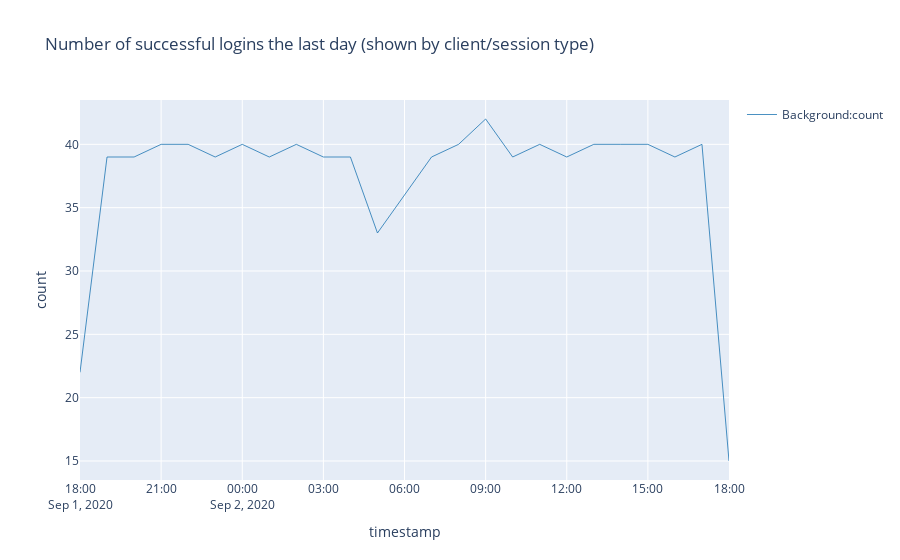

Notebook cell for this chart:
### Code cell
%%kql
let _aadTenantId = aadTenantId;
let _environmentName = environmentName;
traces
| where 1==1 
    and customDimensions.aadTenantId == _aadTenantId
    and customDimensions.environmentName == _environmentName
    and customDimensions.eventId == 'RT0004'
    and timestamp > ago(1d)
| extend clientType = tostring( customDimensions.clientType )
| summarize count=count() by clientType, bin(timestamp, 1h)
| render timechart title= 'Number of successful logins the last day (shown by client/session type)'

### Figure 1 — Plotly figure (JSON) as saved in the notebook; plotly's stock layout.template omitted (floating-point values rounded to 4 significant figures)
{"data": [{"line": {"color": "rgb(31, 118, 179)", "width": 1}, "name": "Background:count", "opacity": 0.8, "type": "scatter", "x": ["2020-09-01T18:00:00+00:00", "2020-09-01T19:00:00+00:00", "2020-09-01T20:00:00+00:00", "2020-09-01T21:00:00+00:00", "2020-09-01T22:00:00+00:00", "2020-09-01T23:00:00+00:00", "2020-09-02T00:00:00+00:00", "2020-09-02T01:00:00+00:00", "2020-09-02T02:00:00+00:00", "2020-09-02T03:00:00+00:00", "2020-09-02T04:00:00+00:00", "2020-09-02T05:00:00+00:00", "2020-09-02T06:00:00+00:00", "2020-09-02T07:00:00+00:00", "2020-09-02T08:00:00+00:00", "2020-09-02T09:00:00+00:00", "2020-09-02T10:00:00+00:00", "2020-09-02T11:00:00+00:00", "2020-09-02T12:00:00+00:00", "2020-09-02T13:00:00+00:00", "2020-09-02T14:00:00+00:00", "2020-09-02T15:00:00+00:00", "2020-09-02T16:00:00+00:00", "2020-09-02T17:00:00+00:00", "2020-09-02T18:00:00+00:00"], "y": [22, 39, 39, 40, 40, 39, 40, 39, 40, 39, 39, 33, 36, 39, 40, 42, 39, 40, 39, 40, 40, 40, 39, 40, 15]}], "layout": {"showlegend": true, "title": {"text": "Number of successful logins the last day (shown by client/session type)"}, "xaxis": {"autorange": true, "title": {"text": "timestamp"}, "type": "date"}, "yaxis": {"ticksuffix": "", "title": {"text": "count"}, "type": "linear"}}}
